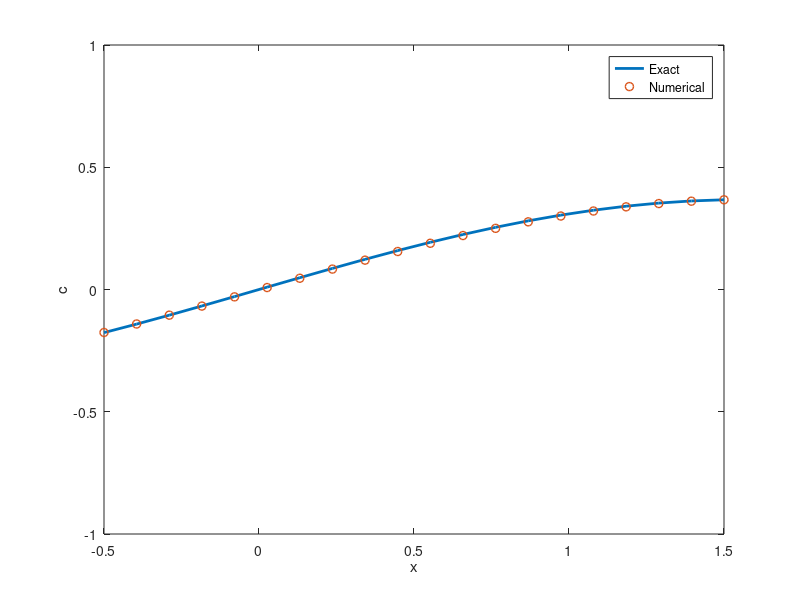

The MATLAB source for this figure:
% Testing code for solving advection-diffusion equation with Robin boundary 
% conditions using a synthetic test constructed from exact solution 
% c = sin(x)*exp(-t)

clear;

% domain
xL = -0.5;
xR = 1.5;

% diffusion coefficient
D = 0.6;

% velocity field
vx = @(t,x) -0.8;

% exact solution
c_exact = @(t,x) sin(x)*exp(-t);

% time interval
t_start = 0;
t_final = 1;

% boundary conditions
gL = @(t) D*cos(xL)*exp(-t) - vx(t,xL) * c_exact(t,xL);
cR = @(t) c_exact(t,xR);

% source term
f = @(t,x) -sin(x)*exp(-t) + D*sin(x)*exp(-t) + vx(t,x)*cos(x)*exp(-t);

% initial conditions
c_start = @(x) c_exact(t_start, x);

% space discretization
Nx = 20;
x = linspace(xL, xR, Nx);
dx = (xR-xL)/(Nx-1);

% time-step 
% dt = 0.9*dx*dx/2/D;
dt = 0.1*dx;

c_old = zeros(Nx,1);
c_new = zeros(Nx,1);
c_exa = zeros(Nx,1);

for i = 1:Nx
    c_old(i) = c_start(x(i));
end

t = t_start;

% Create sparse matrix and allocate memory for right-hand side
A = sparse(Nx,Nx);
RHS = zeros(Nx,1);

% Calculate the matrix before the while-loop to save time
% internal points
for i = 2:Nx-1
    A(i,i) = 1+2*dt*D/dx/dx;
    A(i,i-1) = -dt*D/dx/dx;
    A(i,i+1) = -dt*D/dx/dx;
end

% boundary points

% Robin at the left end
A(1,1) = 1 + 2*dt*D/dx/dx + 2*dt*vx(t,x(1))/dx;
A(1,2) = -2*dt*D/dx/dx;

% Dirichlet at the right end
A(Nx,Nx) = 1;
    
while t < t_final
    
    if t + dt > t_final
        dt = t_final-t;
            
        % need to recalculate the matrix since dt has changed
        % internal points
        for i = 2:Nx-1
            A(i,i) = 1+2*dt*D/dx/dx;
            A(i,i-1) = -dt*D/dx/dx;
            A(i,i+1) = -dt*D/dx/dx;
        end
        
        A(1,1) = 1 + 2*dt*D/dx/dx + 2*dt*vx(t,x(1))/dx;
        A(1,2) = -2*dt*D/dx/dx;
    end
    
    % internal points
    for i = 2:Nx-1
        velo = vx(t, x(i));
        RHS(i) = c_old(i) + dt*f(t+dt,x(i)) -dt*velo*(c_old(i+1)-c_old(i))/dx;
    end
    
    % boundary points
    
    % Robin at xL
    velo = vx(t, x(1));
    RHS(1) = c_old(1) + dt*f(t+dt,x(1)) -dt*velo*(c_old(2)-c_old(1))/dx - 2*dt*gL(t+dt)/dx;
    
    % Dirichlet at xR
    RHS(Nx) = cR(t+dt);
    
    % solve system of equations
    c_new = A\RHS;
    
    c_old = c_new;
    t = t+dt;
    
    for i = 1:Nx
        c_exa(i) = c_exact(t,x(i));
    end
    
    plot(x,c_exa,'LineWidth',2);
    hold on
    plot(x,c_new,'o','LineWidth',1);
    hold off
    xlabel('x');
    ylabel('c');
    axis([xL xR -1 1]);
    legend('Exact', 'Numerical');
    pause(dt);
    
end

error = max(abs(c_new-c_exa))